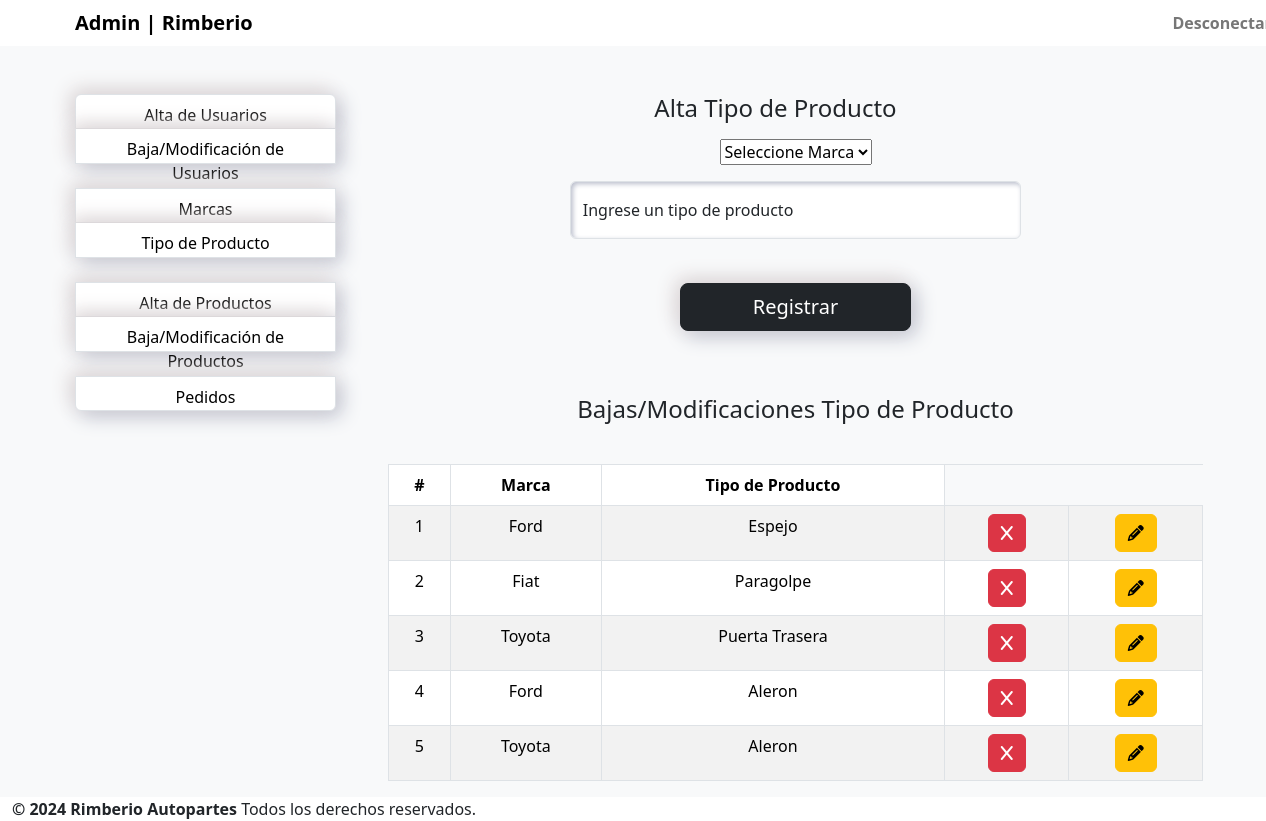
The app's page /esba-master/admin/tipo_producto.php (signed in) with its own data.
### tables this page shows
CREATE TABLE `tipo_producto` (
  `id` int(3) NOT NULL,
  `id_marca` varchar(40) NOT NULL,
  `nombre` varchar(40) NOT NULL
);

CREATE TABLE `marca` (
  `id` int(3) NOT NULL,
  `nombre` varchar(40) NOT NULL
);

### esba-master/admin/tipo_producto.php (the view, shortened to what this page needs)
<?php
    include("includes/configadm.php");
    if(isset($_SESSION['usuario'])) {
?>
<!DOCTYPE html>
<html lang="en">
<head>
    <link rel="stylesheet" href="CSS/styles.css">
    <link href="https://cdn.jsdelivr.net/npm/bootstrap@5.3.3/dist/css/bootstrap.min.css" rel="stylesheet">
  </head>
<body class="bg-body-tertiary">
    <?php include("includes/headeradm.php"); ?>
    <br><br>
    <main>
        <div class="container">
            <div class="row">
                <div class="col-md-3">
                    <?php include("includes/menuadm.php");?>
                    <div class="col-md-9">
                        <div class="mb-3">
                            <h4 class="justify-content-center text-center">Alta Tipo de Producto</h4>
                        </div>
                        <form method="POST" action="includes/validaraltatipo_producto.php">
                            <div class="row gy-3 overflow-hidden justify-content-center text-center">
                                <div class="col-7">
                                    <select name="marca" class="span8 tip" required>
                                        <option value="">Seleccione Marca</option>
                                    </select>
                                </div>
                            <div class="col-7">
                                <div class="form-floating mb-1">
                                    <input type="text" class="form-control" name="tipo_producto" id="tipo_producto" placeholder="" required>
                                    <label for="tipo_producto" class="form-label" name="tipo_producto">Ingrese un tipo de producto</label>
                                </div>
                            </div>
                            <div class="col-6">
                                <br>
                                <div class="justify-content-center text-center">
                                    <button class="btn btn-dark btn-lg btn-registrar" type="submit" name="registrar">Registrar</button>
                                </div>
                            </div>
                        </form>
                        <div class="mb-3">
                            <br><br>
                            <h4 class="text-center">Bajas/Modificaciones Tipo de Producto</h4>
                        </div>
                        <table cellpadding="0" cellspacing="0" border="0" class="datatable-1 table table-bordered table-striped	 display" width="100%">
							<thead>
								<tr>
								    <th>#</th>
									<th>Marca</th>
                                    <th>Tipo de Producto</th>
								</tr>
							</thead>
						    <tbody>
                            <?php $query=mysqli_query($conexion,"SELECT tipo_producto.id, tipo_producto.nombre,
                            marca.nombre AS marca
                            FROM tipo_producto
                            JOIN marca ON tipo_producto.id_marca = marca.id
                            WHERE 1=1");
                            while($row=mysqli_fetch_array($query))
                            {
                            ?>
							<tr>
								<td><?php echo htmlentities($row['id']);?></td>
								<td><?php echo htmlentities($row['marca']);?></td>
                                <td><?php echo htmlentities($row['nombre']);?></td>
                                <td><a href="includes/validarbajatipo_producto.php?id=<?php echo $row['id']; ?>" class="btn btn-danger"><i class="fas fa-x fa-1x"></i></a></td>
                                <td><a href="modiftipo_producto.php?id=<?php echo $row['id']; ?>" class="btn btn-warning"><i class="fas fa-pencil fa-1x"></i></a></td>
							<?php } ?>
                            </tr>
                            </tbody>
                        </table>
                    </div>
                </div>
            </div>
    </main>
    <div class="footer">
		<div class="container-fluid bg-white">
			<b class="copyright">© 2024 Rimberio Autopartes </b> Todos los derechos reservados.
		</div>
	</div>
</body>
</html>
<?php
}else {
    header("Location:index.php");
    exit;
}
?>

### esba-master/admin/CSS/styles.css (style rules this page uses)
body { font-family: sans-serif; margin: 0; }
main { min-height: calc(100vh - 36px - 82px); }
form { margin-left: 40px; }
input { display: block; width: 80%; margin-bottom: 20px; padding: 10px; border: none; outline: none; font-family: sans-serif; background: transparent; font-size: 16px; border-radius: 25px; text-shadow: 1px 1px 0 #fff; box-shadow: inset 2px 2px 5px #babecc, inset -5px -5px 10px #fff; }
button { width: 87%; border: none; height: 35px; border-radius: 25px; background: rgb(82, 182, 221); color: white; font-size: 20px; cursor: pointer; box-shadow: -5px -5px 20px rgb(224, 217, 217), 5px 5px 20px #babecc; outline: none; }
.footer { min-height: 20px; height: 100%; }
.btn-registrar { height: auto; width: 60%; }
input { display: inline; }

### records on screen
tipo_producto: id "1", id_marca.nombre "Ford", nombre "Espejo"
tipo_producto: id "2", id_marca.nombre "Fiat", nombre "Paragolpe"
tipo_producto: id "3", id_marca.nombre "Toyota", nombre "Puerta Trasera"
tipo_producto: id "4", id_marca.nombre "Ford", nombre "Aleron"
tipo_producto: id "5", id_marca.nombre "Toyota", nombre "Aleron"
